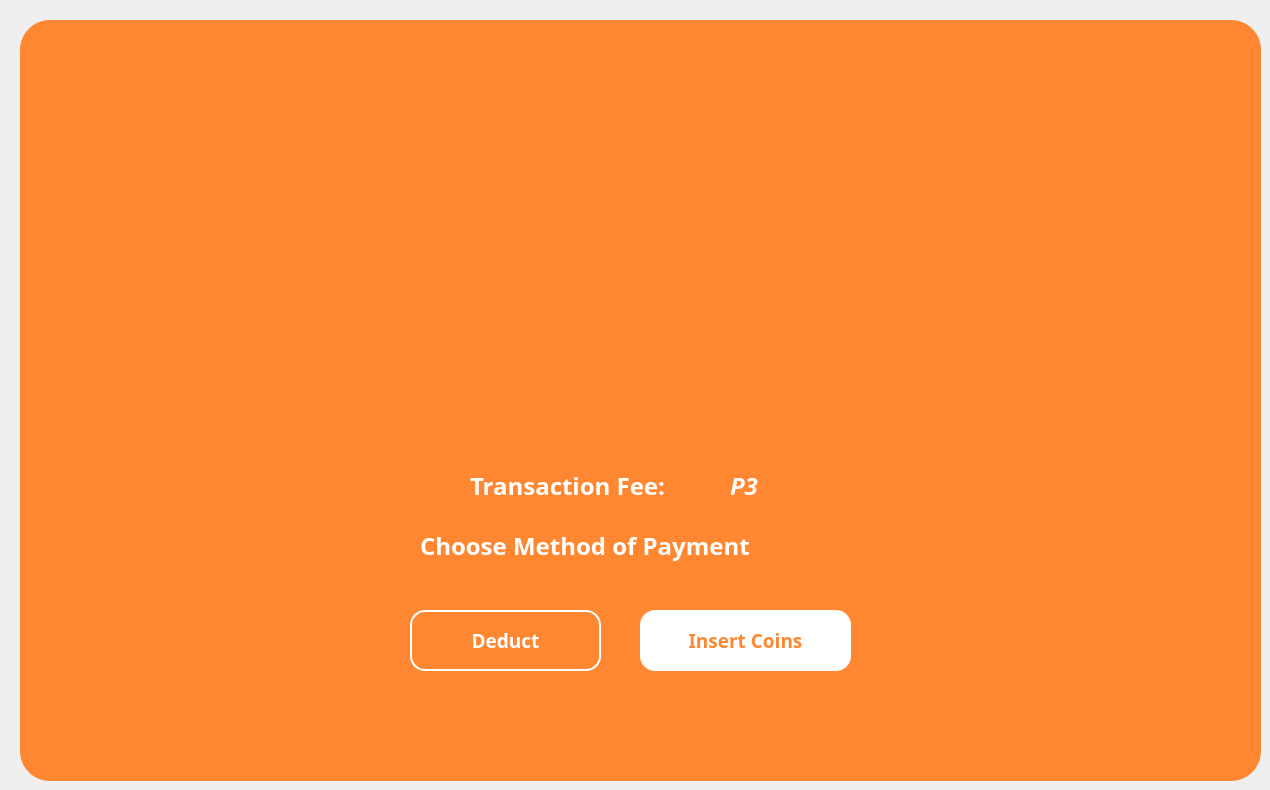
  <widget class="QWidget" name="transactionFee">
   <widget class="QFrame" name="transactionFee_1">
    <property name="enabled">
     <bool>true</bool>
    </property>
    <property name="geometry">
     <rect>
      <x>20</x>
      <y>20</y>
      <width>1241</width>
      <height>761</height>
     </rect>
    </property>
    <property name="font">
     <font>
      <pointsize>9</pointsize>
     </font>
    </property>
    <property name="styleSheet">
     <string notr="true">QFrame {
    background-color: #ff8731;
	border-radius: 30px;
}
</string>
    </property>
    <property name="frameShape">
     <enum>QFrame::NoFrame</enum>
    </property>
    <widget class="QLabel" name="main_logo_61">
     <property name="geometry">
      <rect>
       <x>470</x>
       <y>90</y>
       <width>300</width>
       <height>300</height>
      </rect>
     </property>
     <property name="text">
      <string/>
     </property>
     <property name="pixmap">
      <pixmap>../Documents/dondon my documents/Research/Coinnect UI/2 Icons/question_white.png</pixmap>
     </property>
     <property name="scaledContents">
      <bool>true</bool>
     </property>
    </widget>
    <widget class="QLabel" name="label_153">
     <property name="geometry">
      <rect>
       <x>450</x>
       <y>450</y>
       <width>281</width>
       <height>31</height>
      </rect>
     </property>
     <property name="font">
      <font>
       <family>Montserrat</family>
       <pointsize>18</pointsize>
       <weight>75</weight>
       <bold>true</bold>
      </font>
     </property>
     <property name="styleSheet">
      <string notr="true">QLabel {
    color: white;
}
</string>
     </property>
     <property name="text">
      <string>Transaction Fee:</string>
     </property>
    </widget>
    <widget class="QLabel" name="cb_confirm_trans_2">
     <property name="geometry">
      <rect>
       <x>710</x>
       <y>450</y>
       <width>101</width>
       <height>31</height>
      </rect>
     </property>
     <property name="font">
      <font>
       <family>Montserrat</family>
       <pointsize>18</pointsize>
       <weight>75</weight>
       <italic>true</italic>
       <bold>true</bold>
      </font>
     </property>
     <property name="styleSheet">
      <string notr="true">QLabel {
    color: white;
}
</string>
     </property>
     <property name="text">
      <string>P3</string>
     </property>
    </widget>
    <widget class="QToolButton" name="cb_confirm_deduct">
     <property name="geometry">
      <rect>
       <x>390</x>
       <y>590</y>
       <width>191</width>
       <height>61</height>
      </rect>
     </property>
     <property name="font">
      <font>
       <family>Montserrat</family>
       <pointsize>14</pointsize>
       <weight>75</weight>
       <bold>true</bold>
      </font>
     </property>
     <property name="cursor">
      <cursorShape>PointingHandCursor</cursorShape>
     </property>
     <property name="styleSheet">
      <string notr="true">QToolButton {
    background-color: transparent;
    color: white;
    border: 2px solid white;
    border-radius: 15px;

    text-align: center;
}


QToolButton:hover {
    background-color: #FFC499;  /* light gray */
	border: 2px solid #FFC499;
}

QToolButton:pressed {
    background-color: #F56600;
	color: white;
    padding-top: 10px;  /* simulate press-in */
    padding-bottom: 15px;
 
}</string>
     </property>
     <property name="text">
      <string>Deduct</string>
     </property>
     <property name="iconSize">
      <size>
       <width>200</width>
       <height>200</height>
      </size>
     </property>
     <property name="checkable">
      <bool>false</bool>
     </property>
     <property name="popupMode">
      <enum>QToolButton::DelayedPopup</enum>
     </property>
     <property name="toolButtonStyle">
      <enum>Qt::ToolButtonIconOnly</enum>
     </property>
    </widget>
    <widget class="QLabel" name="label_158">
     <property name="geometry">
      <rect>
       <x>400</x>
       <y>510</y>
       <width>411</width>
       <height>31</height>
      </rect>
     </property>
     <property name="font">
      <font>
       <family>Montserrat</family>
       <pointsize>18</pointsize>
       <weight>75</weight>
       <bold>true</bold>
      </font>
     </property>
     <property name="styleSheet">
      <string notr="true">QLabel {
    color: white;
}
</string>
     </property>
     <property name="text">
      <string>Choose Method of Payment</string>
     </property>
    </widget>
    <widget class="QToolButton" name="cb_insertCoins_proceed">
     <property name="geometry">
      <rect>
       <x>620</x>
       <y>590</y>
       <width>211</width>
       <height>61</height>
      </rect>
     </property>
     <property name="font">
      <font>
       <family>Montserrat</family>
       <pointsize>14</pointsize>
       <weight>75</weight>
       <bold>true</bold>
      </font>
     </property>
     <property name="cursor">
      <cursorShape>PointingHandCursor</cursorShape>
     </property>
     <property name="styleSheet">
      <string notr="true">QToolButton {
    background-color: white;
    color: #ff8731;
    border: none;
    border-radius: 15px;
    text-align: center;
}

QToolButton:hover {
    background-color: #FFC499;  /* light gray */
	border: 2px solid #FFC499;
}

QToolButton:pressed {
    background-color: #F56600;
	color: white;
    padding-top: 10px;  /* simulate press-in */
    padding-bottom: 15px;
 
}

</string>
     </property>
     <property name="text">
      <string>Insert Coins</string>
     </property>
     <property name="iconSize">
      <size>
       <width>200</width>
       <height>200</height>
      </size>
     </property>
     <property name="checkable">
      <bool>false</bool>
     </property>
     <property name="popupMode">
      <enum>QToolButton::DelayedPopup</enum>
     </property>
     <property name="toolButtonStyle">
      <enum>Qt::ToolButtonIconOnly</enum>
     </property>
    </widget>
   </widget>
  </widget>
